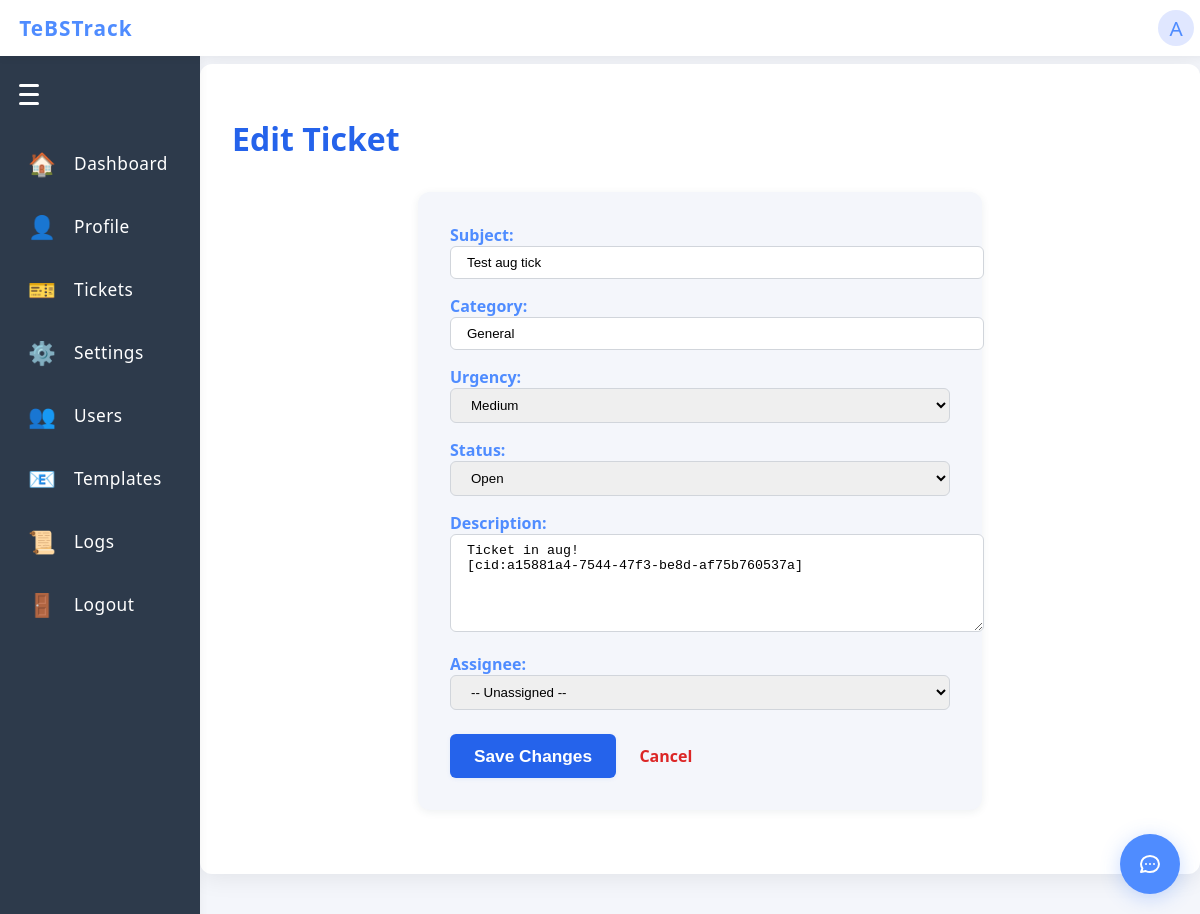
The page /edit_ticket/5 (signed in) on the database as committed earlier.
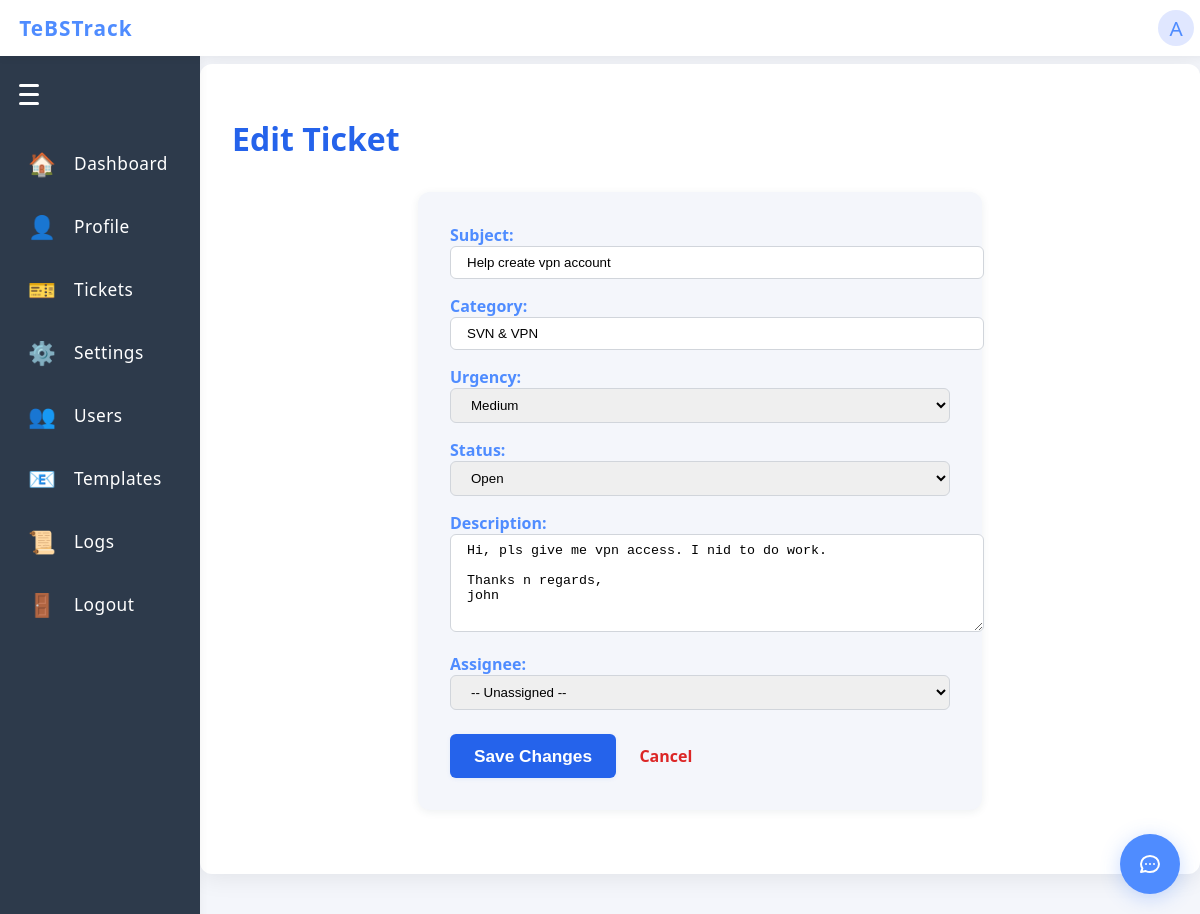
The same page on the database as committed later.
### app/models.py (models this page shows)
class Ticket(db.Model):
    id = db.Column(db.Integer, primary_key=True)
    subject = db.Column(db.String(255), nullable=False)
    description = db.Column(db.Text, nullable=True)
    sender = db.Column(db.String(150), nullable=False)
    category = db.Column(db.String(100), nullable=True)
    urgency = db.Column(db.String(50), nullable=True)
    status = db.Column(db.String(50), nullable=False, default='Open')
    resolution = db.Column(db.String(255), nullable=True)
    created_at = db.Column(db.DateTime, server_default=db.func.now())
    updated_at = db.Column(db.DateTime, server_default=db.func.now(), onupdate=db.func.now())
    thread_id = db.Column(db.String(255), nullable=True)  # For email threading
    audit_log = db.Column(db.Text, nullable=True)  # JSON or text log
    assigned_to = db.Column(db.Integer, db.ForeignKey('user.id'), nullable=True)

### app/routes.py (the view, shortened to what this page needs)
@main.route('/edit_ticket/<int:ticket_id>', methods=['GET', 'POST'])
@login_required
def edit_ticket(ticket_id):
    ticket = Ticket.query.get_or_404(ticket_id)
    if current_user.role == 'infra':
        if ticket.assigned_to is not None and ticket.assigned_to != current_user.id:
            flash('You do not have permission to edit this ticket.', 'error')
            return redirect(url_for('main.tickets'))
    elif current_user.role != 'admin':
        flash('You do not have permission to edit tickets.', 'error')
        return redirect(url_for('main.index'))
    infra_users = User.query.filter_by(role='infra').order_by(User.username).all()
    form = EditTicketForm(obj=ticket)
    if request.method == 'GET':
        form = EditTicketForm(obj=ticket)
    return render_template('edit_ticket.html', ticket=ticket, infra_users=infra_users, form=form)

### app/routes.py
class EditTicketForm(FlaskForm):
    subject = StringField('Subject', validators=[DataRequired()])
    category = StringField('Category', validators=[DataRequired()])
    urgency = SelectField('Urgency', choices=[('Low','Low'),('Medium','Medium'),('High','High'),('Urgent','Urgent')], validators=[DataRequired()])
    status = SelectField('Status', choices=[('Open','Open'),('Closed','Closed')], validators=[DataRequired()])
    description = TextAreaField('Description', validators=[DataRequired()])
    assigned_to = IntegerField('Assignee', validators=[Optional()])
    resolution = StringField('Resolution', validators=[Optional()])
    sender = StringField('Request by', validators=[Optional()])
    created_at = StringField('Issue Reported Date', validators=[Optional()])  # Will parse as date
    updated_at = StringField('Date of Completion', validators=[Optional()])  # Will parse as date

### app/routes.py (called while the page is built)
@main.before_app_request
def require_login():
    allowed_routes = ['main.login', 'static']
    if not current_user.is_authenticated and request.endpoint not in allowed_routes:
        return redirect(url_for('main.login'))

### app/templates/edit_ticket.html (shortened to what this page needs)
{% extends 'base.html' %}
{% block content %}
<div class="dashboard-container">
  <h1 style="color:#2563eb;">Edit Ticket</h1>
  <form method="post" action="{{ url_for('main.edit_ticket', ticket_id=ticket.id) }}" autocomplete="off" style="max-width:500px; margin:2rem auto; background:#f4f6fb; padding:2rem; border-radius:12px; box-shadow:0 2px 8px rgba(44,62,80,0.08);">
    <label style="font-weight:600; color:#4f8cff;">Subject:</label>
    {{ form.subject(class_="form-control", style="width:100%; margin-bottom:1rem; padding:0.5rem 1rem; border-radius:6px; border:1px solid #d1d5db;") }}
    <label style="font-weight:600; color:#4f8cff;">Category:</label>
    {{ form.category(class_="form-control", style="width:100%; margin-bottom:1rem; padding:0.5rem 1rem; border-radius:6px; border:1px solid #d1d5db;") }}
    <label style="font-weight:600; color:#4f8cff;">Urgency:</label>
    {{ form.urgency(class_="form-control", style="width:100%; margin-bottom:1rem; padding:0.5rem 1rem; border-radius:6px; border:1px solid #d1d5db;") }}
    <label style="font-weight:600; color:#4f8cff;">Status:</label>
    {{ form.status(class_="form-control", style="width:100%; margin-bottom:1rem; padding:0.5rem 1rem; border-radius:6px; border:1px solid #d1d5db;") }}
    <label style="font-weight:600; color:#4f8cff;">Description:</label>
    {{ form.description(class_="form-control", style="width:100%; margin-bottom:1rem; padding:0.5rem 1rem; border-radius:6px; border:1px solid #d1d5db; min-height:80px;") }}
    <label style="font-weight:600; color:#4f8cff;">Assignee:</label>
    <select name="assigned_to" class="form-control" style="width:100%; margin-bottom:1.5rem; padding:0.5rem 1rem; border-radius:6px; border:1px solid #d1d5db;">
      <option value="">-- Unassigned --</option>
    </select>
    <button type="submit" style="background:#2563eb; color:#fff; border:none; border-radius:6px; padding:0.7rem 1.5rem; font-weight:700; font-size:1.08rem; box-shadow:0 1px 4px rgba(37,99,235,0.08); cursor:pointer; transition:background 0.2s;">Save Changes</button>
    <a href="{{ url_for('main.tickets') }}" style="margin-left:1.2rem; color:#dc2626; font-weight:600; text-decoration:none;">Cancel</a>
  </form>
</div>
{% endblock %}

Rows that differ between the two databases and show on the page:
changed Ticket "Medium": subject "Test aug tick" → "Help create vpn account"; category "General" → "SVN & VPN"; description "Ticket in aug! [cid:a15881a4-7544-47f3-be8d-af75b760537a]" → "Hi, pls give me vpn access. I nid to do work. Thanks n regards, john"
